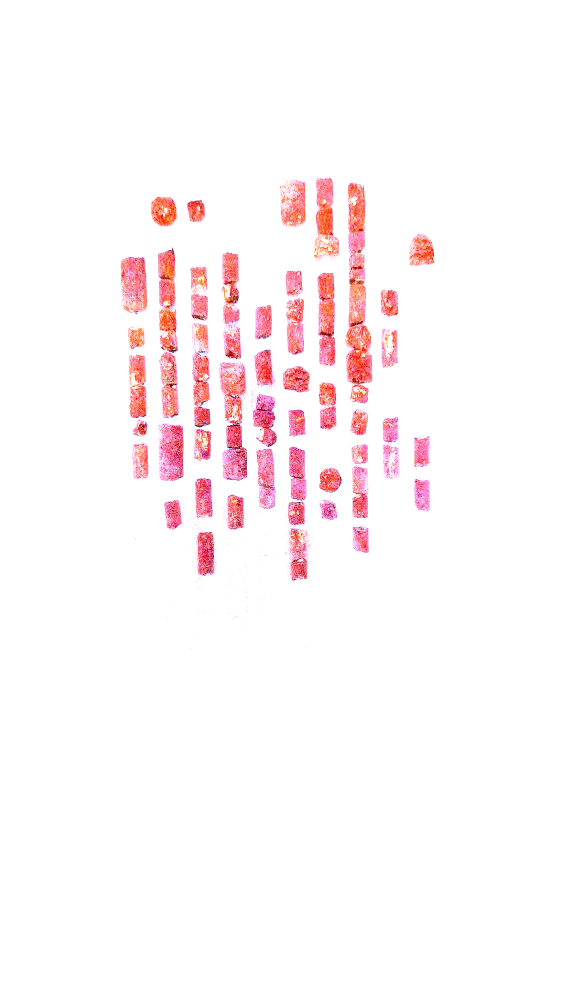
#> input picture peletes/img/mod.jpg, 2250 x 4000 px (shown at 1/4 size)
$ python ts.py   (Python 2 division)   (older library calls are emulated)
#> lines starting #> are read from the running program, lines starting #| are printed output that depends on the picture; after the words box and inside, x2 and y2 are one past the last pixel; in counts of white or black regions, pixels touching at a corner belong together
# import the necessary packages
from skimage.feature import peak_local_max
from skimage.morphology import watershed
from scipy import ndimage
import numpy as np
import argparse
import imutils
import cv2
# construct the argument parse and parse the arguments
# ap = argparse.ArgumentParser()
# ap.add_argument("-i", "--image", required=True,
# 	help="path to input image")
# args = vars(ap.parse_args())
img = cv2.imread('img/mod.jpg')
#> img is the input picture: shape (4000, 2250, 3); mean B, G, R 247.8, 246.7, 254.1
image = cv2.resize(img, (int(img.shape[1] * 0.2),int(img.shape[0] * 0.2)), interpolation = cv2.INTER_AREA)
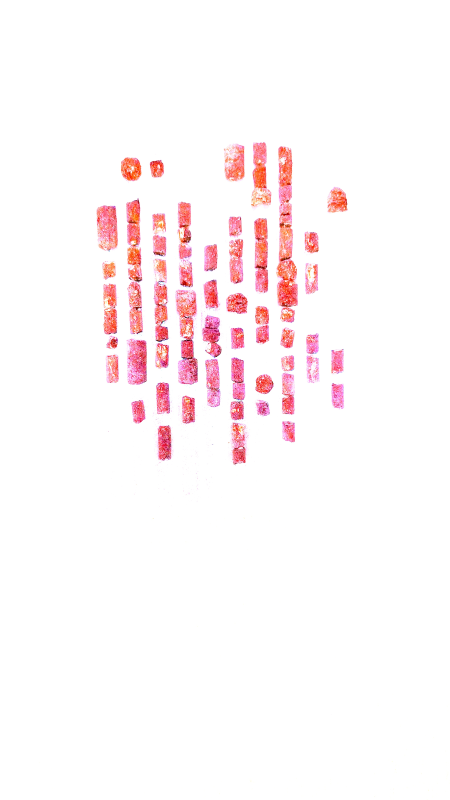
#> image: shape (800, 450, 3); mean B, G, R 247.8, 246.7, 254.1
# load the image and perform pyramid mean shift filtering
# to aid the thresholding step
# image = cv2.imread(args["image"])
shifted = cv2.pyrMeanShiftFiltering(image, 21, 51)
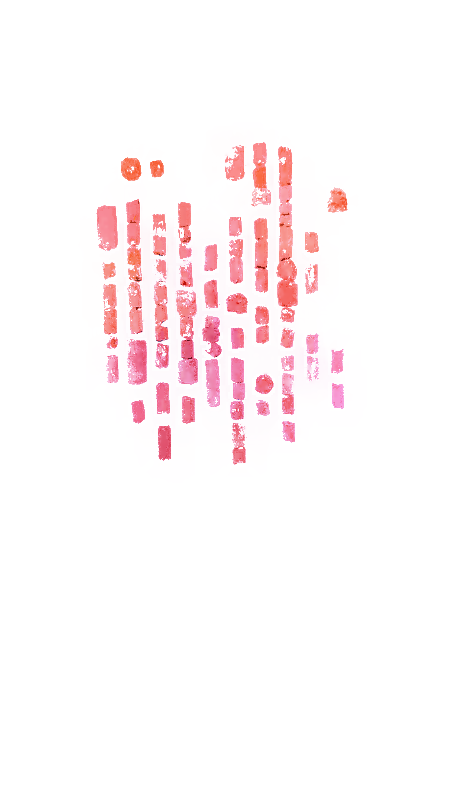
#> shifted: shape (800, 450, 3); mean B, G, R 248.1, 247, 254.2
cv2.imshow("Input", image)
# convert the mean shift image to grayscale, then apply
# Otsu's thresholding
gray = cv2.cvtColor(shifted, cv2.COLOR_BGR2GRAY)
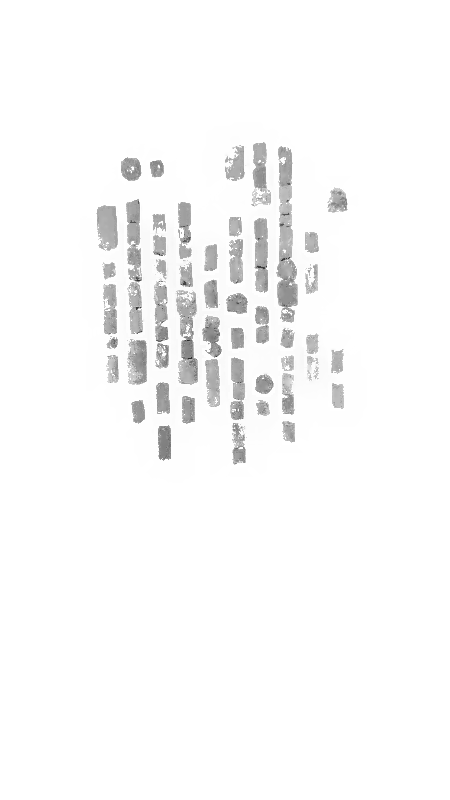
#> gray: shape (800, 450); min 36, max 255, mean 249.3
thresh = cv2.threshold(gray, 0, 255,
	cv2.THRESH_BINARY | cv2.THRESH_OTSU)[1]
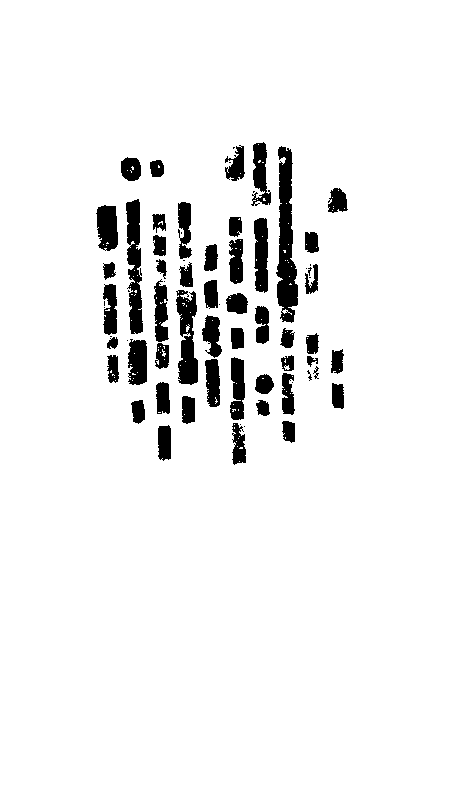
#> thresh: shape (800, 450); 93.9% white; 71 black regions (20 under 20 px), largest, box (x1, y1, x2, y2) and area: (276, 146, 298, 323) 2394, (126, 199, 143, 334) 1542, (176, 290, 198, 385) 1371
cv2.imshow("Thresh", thresh)
# compute the exact Euclidean distance from every binary
# pixel to the nearest zero pixel, then find peaks in this
# distance map
D = ndimage.distance_transform_edt(thresh)
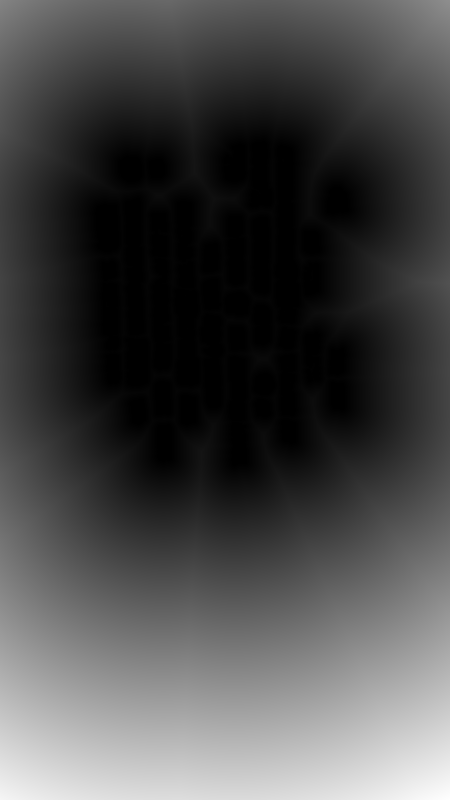
#> D: shape (800, 450) float64; min 0, max 390.1, mean 112.6; drawn with min black and max white
localMax = peak_local_max(D, indices=False, min_distance=20,
	labels=thresh)
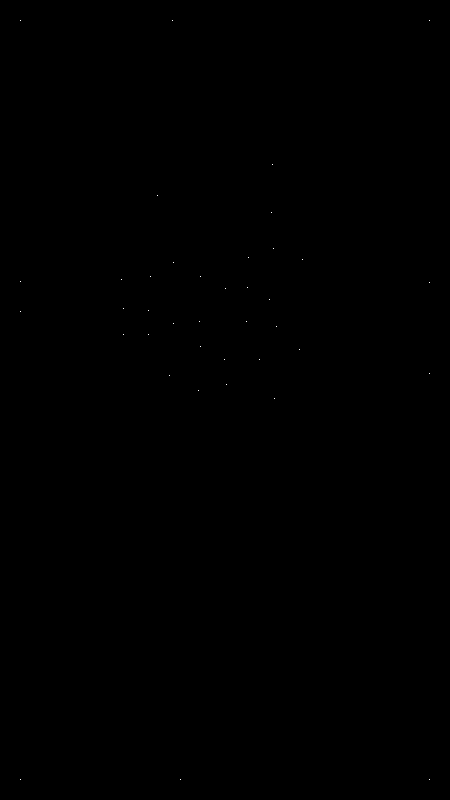
#> localMax: shape (800, 450) bool; 0.01% white in thin lines or dots, all inside (x1, y1, x2, y2) = (20, 20, 430, 780)
# perform a connected component analysis on the local peaks,
# using 8-connectivity, then appy the Watershed algorithm
markers = ndimage.label(localMax, structure=np.ones((3, 3)))[0]
#> markers: shape (800, 450) int32; 40 distinct labels, from 0 to 39
labels = watershed(-D, markers, mask=thresh)
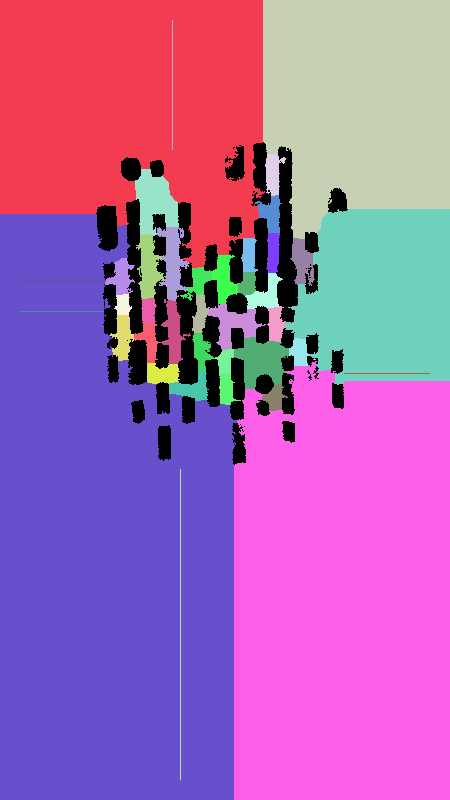
#> labels: shape (800, 450) int32; 40 distinct labels, from 0 to 39; one colour per label, 0 black
print("[INFO] {} unique segments found".format(len(np.unique(labels)) - 1))
#| [INFO] 39 unique segments found
# loop over the unique labels returned by the Watershed
# algorithm
for label in np.unique(labels):
	# if the label is zero, we are examining the 'background'
	# so simply ignore it
	if label == 0:
		continue
	# otherwise, allocate memory for the label region and draw
	# it on the mask
	mask = np.zeros(gray.shape, dtype="uint8")
	mask[labels == label] = 255
	# detect contours in the mask and grab the largest one
	cnts = cv2.findContours(mask.copy(), cv2.RETR_EXTERNAL,
		cv2.CHAIN_APPROX_SIMPLE)
    cnts = imutils.grab_contours(cnts)
    c = max(cnts, key=cv2.contourArea)
    # draw a circle enclosing the object
    minRect = cv2.minAreaRect(c)
    min_rect = np.int0(cv2.boxPoints(minRect))
#> (the run stopped early here; a loop or call above may not have finished)
